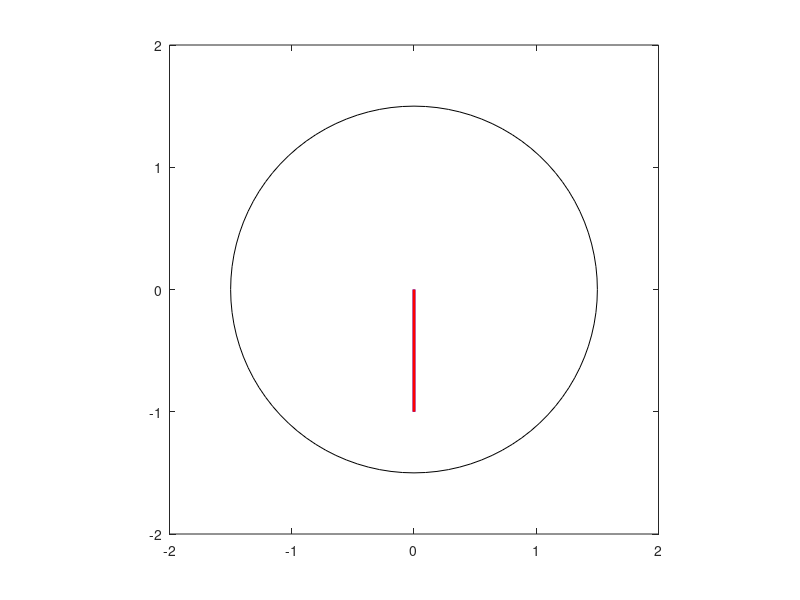

MATLAB code to generate this figure:
% Illustrates the concept of rotating magnetic
% field with 2 set of coils.

% Define constants
bmax = 1;
freq = 60;
w = 2*pi*freq;
count = 5;          %Number of times demonstration will be run

% Set time
t = 0:1/6000:1/60;

% Generate magnetic field vectors
Baa = sin(w*t) .* (cos(0) + 1i*sin(0));
Bbb = sin(w*t-pi/2) .* (cos(pi/2) + 1i*sin(pi/2));
Bnet = Baa + Bbb;

% Define circle on which to represent magnetic fields
circle = 1.5 * (cos(w*t) + 1i*sin(w*t));

% Plot magnitude & direction of resultant vectors

for c = 1:count
    for ii = 1:length(t)

        plot(circle, 'k');
        hold on;

        %Plot four magnetic field vectors
        plot([0 real(Baa(ii))],[0 imag(Baa(ii))], 'k', 'LineWidth',2);
        plot([0 real(Bbb(ii))],[0 imag(Bbb(ii))], 'b', 'LineWidth',2);
        plot([0 real(Bnet(ii))],[0 imag(Bnet(ii))], 'r', 'LineWidth',2);

        axis square;
        axis([-2 2 -2 2]);
        drawnow;
        hold off;

    end    
end

